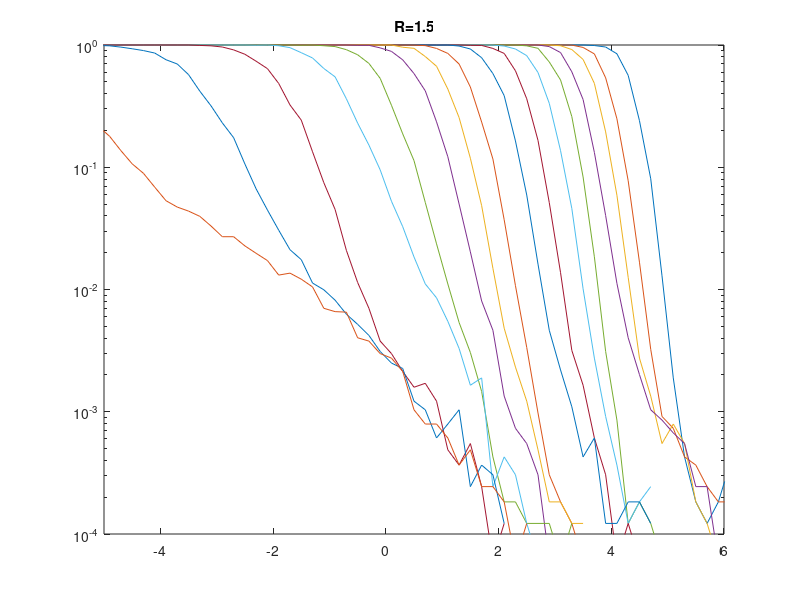
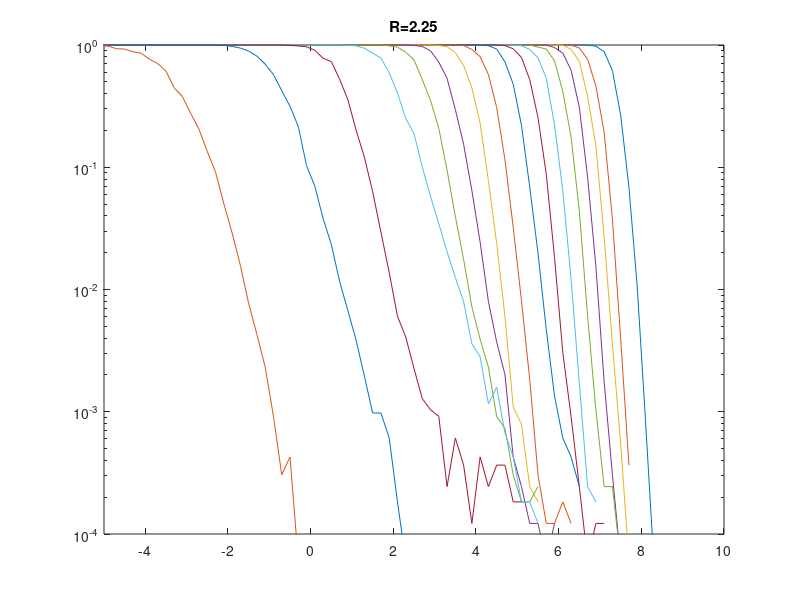
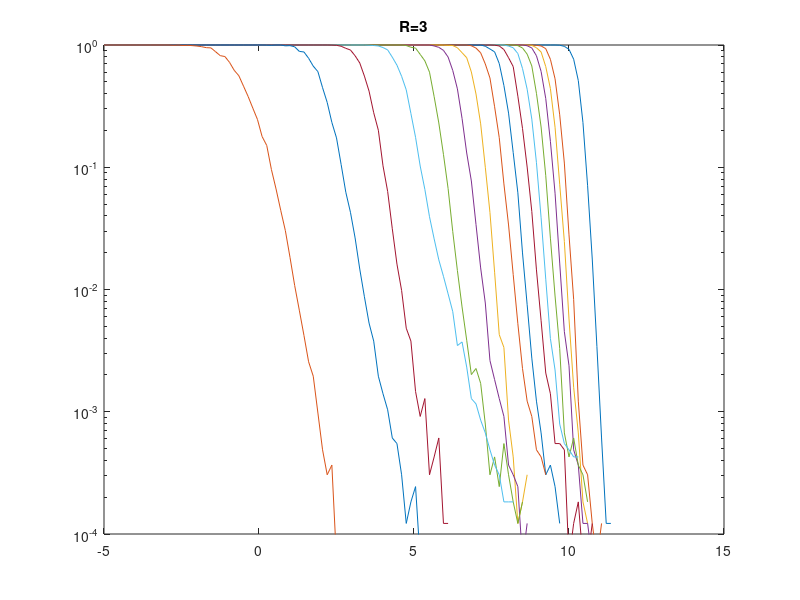
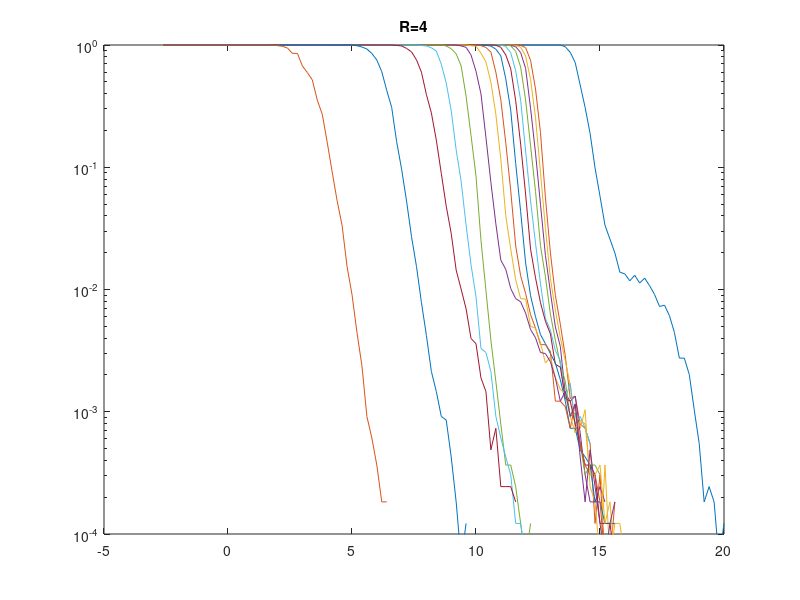

These figures' MATLAB source, in order: (Note: this script raises an error after producing the figures.)
clc;clear;clf;

%load Turbo2_BRQ6.mat

% figure(1)
% 
% load WEP_Turbo_16QAM_rate1.5poincenage6_3gpp.mat
% 
% i=1;
% 
% Rate_parity_Set(i)
% semilogy(10.*log10(SNRLin),WEP_set(:,i),'-r')
% 
% hold on
% 
% i=5
% Rate_parity_Set(i)
% loglog(SNRLin,WEP_set(:,i),'-.m')
% 
% 
% i=10
% Rate_parity_Set(i)
% loglog(SNRLin,WEP_set(:,i),'-.g')
% 
% i=15
% Rate_parity_Set(i)
% loglog(SNRLin,WEP_set(:,i),'-.b')
% 
% axis([-5 6 1e-4 1])
% 
% legend('Rp=0','Rp=0.37','Rp=0.84','Rp=1.3')
% 
% xlabel('SNR')
% ylabel('WEP')
% 
% grid


figure(2)

load WEP_Turbo_16QAM_rate1.5poincenage6_3gpp.mat

for i=1:length(Rate_parity_Set)-1
    semilogy(10.*log10(SNRLin),WEP_set(:,i))
    hold on
end
axis([-5 6 1e-4 1])
title('R=1.5')


figure(3)

load WEP_Turbo_16QAM_rate2.25poincenage6_3gpp.mat

for i=1:length(Rate_parity_Set)-1
    semilogy(10.*log10(SNRLin),WEP_set(:,i))
    hold on
end
axis([-5 10 1e-4 1])
title('R=2.25')

figure(4)

load WEP_Turbo_16QAM_rate3poincenage6_3gpp.mat

for i=1:length(Rate_parity_Set)-1
    semilogy(10.*log10(SNRLin),WEP_set(:,i))
    hold on
end
axis([-5 15 1e-4 1])
title('R=3')

figure(5)

load WEP_Turbo_16QAM_rate3.75poincenage6_3gpp.mat

for i=1:length(Rate_parity_Set)-1
    semilogy(10.*log10(SNRLin),WEP_set(:,i))
    hold on
end
axis([-5 20 1e-4 1])
title('R=4')

figure(6)

load MI_16QAM.mat
MI_16QAM=[0 MI_16QAM(1:end-1)' 4];
th=[0 10.^((SNR(1:end-1))'./10) 1e10];
Qam_th=@(R) interp1(MI_16QAM,th,R);
Qam_r=@(gamma) interp1(th,MI_16QAM,gamma);

load WEP_Turbo_16QAM_rate1.5poincenage6_3gpp.mat

load WEP_Turbo_16QAM_rate1.5poincenage6_3gpp.mat
%[val,nan_v]=max(isnan(WEP_set(:,1)));
%[val,nan_v]=min((WEP_set(:,1))>=1e-4);
%j=nan_v;
%j=(nan_v-1)*(nan_v>1)+length(SNRLin)*(nan_v==1);
% SNRLin_m{i}=[0 SNRLin(1:j) 1e100];
% WEP_m{i}=[1 (WEP_set((1:j),1))' 0];
i=1;
[C,IA,IC] = unique(WEP_set(:,1), 'last') ;
output_wep = WEP_set((sort(IA)),1);
output_SNRLin=SNRLin(sort(IA));
[val,nan_v]=max(isnan(output_wep));
j=(nan_v-1)*(nan_v>1)+length(IA)*(nan_v==1);
SNRLin_m{i}=[1e-50 output_SNRLin(1:j) 1e100];
WEP_m{i}=[1 output_wep(1:j)' 1e-50];

epsilon=1e-1;
for i=1:length(Rate_parity_Set)-1
    snr_th(i)=interp1(squeeze(WEP_m{1}(:,i)),10.*log10(squeeze(SNRLin_m{1})),epsilon);
end
plot(Rate_parity_Set(1:end-1),snr_th,'r',Rate_parity_Set(1:end-1),10.*log10(Qam_th(Rate_parity_Set(1:end-1))),'r')
axis([-5 6 1e-4 1])
title('R=1.5')
    
